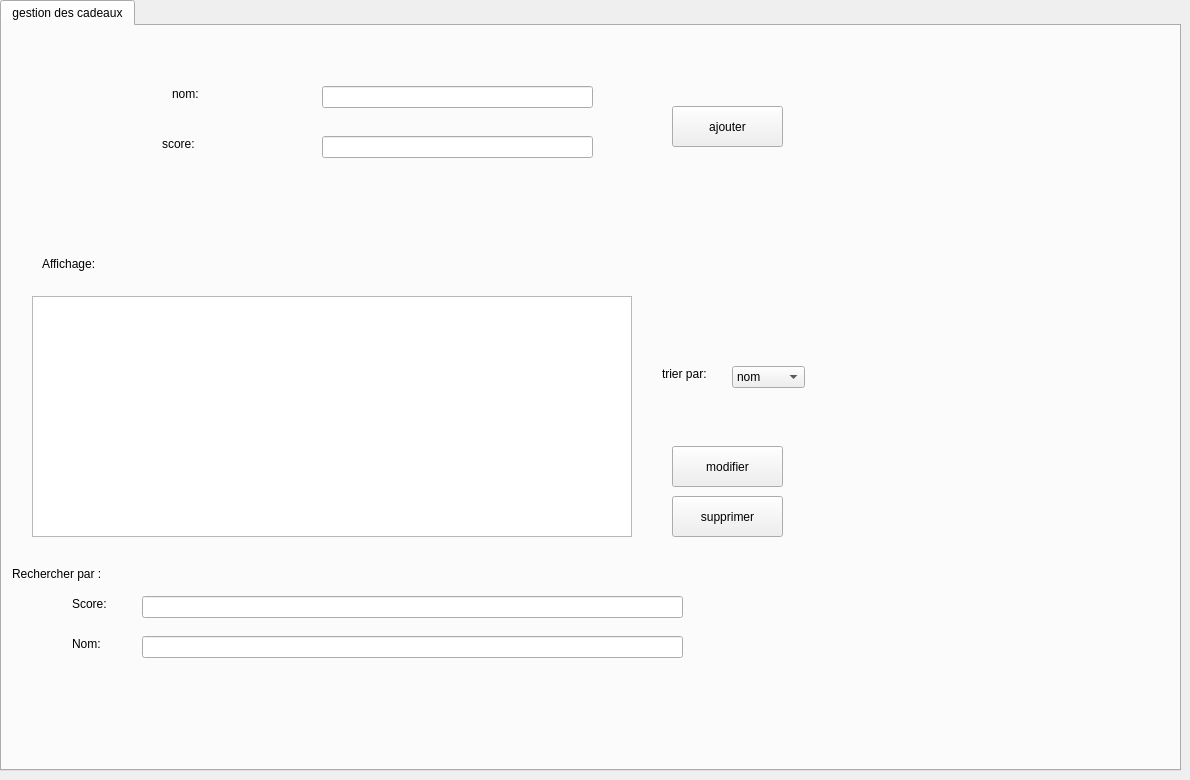
    <widget class="QWidget" name="tab_11">
     <attribute name="title">
      <string>cadeaux</string>
     </attribute>
     <widget class="QTabWidget" name="tabWidget_3">
      <property name="geometry">
       <rect>
        <x>0</x>
        <y>0</y>
        <width>1181</width>
        <height>771</height>
       </rect>
      </property>
      <property name="currentIndex">
       <number>0</number>
      </property>
      <widget class="QWidget" name="tab_12">
       <attribute name="title">
        <string>gestion des cadeaux</string>
       </attribute>
       <widget class="QLabel" name="label_29">
        <property name="geometry">
         <rect>
          <x>170</x>
          <y>60</y>
          <width>55</width>
          <height>16</height>
         </rect>
        </property>
        <property name="text">
         <string>nom:</string>
        </property>
       </widget>
       <widget class="QLabel" name="label_30">
        <property name="geometry">
         <rect>
          <x>160</x>
          <y>110</y>
          <width>81</width>
          <height>16</height>
         </rect>
        </property>
        <property name="text">
         <string>score:</string>
        </property>
       </widget>
       <widget class="QLineEdit" name="lineEdit_nomcad">
        <property name="geometry">
         <rect>
          <x>320</x>
          <y>60</y>
          <width>271</width>
          <height>22</height>
         </rect>
        </property>
       </widget>
       <widget class="QLineEdit" name="lineEdit_scorecad">
        <property name="geometry">
         <rect>
          <x>320</x>
          <y>110</y>
          <width>271</width>
          <height>22</height>
         </rect>
        </property>
       </widget>
       <widget class="QPushButton" name="cadeauajouter">
        <property name="geometry">
         <rect>
          <x>670</x>
          <y>80</y>
          <width>111</width>
          <height>41</height>
         </rect>
        </property>
        <property name="text">
         <string>ajouter</string>
        </property>
       </widget>
       <widget class="QTableView" name="tableView_cad">
        <property name="geometry">
         <rect>
          <x>30</x>
          <y>270</y>
          <width>600</width>
          <height>241</height>
         </rect>
        </property>
       </widget>
       <widget class="QLineEdit" name="lineEdit_recher_cad">
        <property name="geometry">
         <rect>
          <x>140</x>
          <y>610</y>
          <width>541</width>
          <height>22</height>
         </rect>
        </property>
       </widget>
       <widget class="QComboBox" name="comboBox_2">
        <property name="geometry">
         <rect>
          <x>730</x>
          <y>340</y>
          <width>73</width>
          <height>22</height>
         </rect>
        </property>
        <item>
         <property name="text">
          <string>nom</string>
         </property>
        </item>
        <item>
         <property name="text">
          <string>score</string>
         </property>
        </item>
       </widget>
       <widget class="QPushButton" name="modif_cad">
        <property name="geometry">
         <rect>
          <x>670</x>
          <y>420</y>
          <width>111</width>
          <height>41</height>
         </rect>
        </property>
        <property name="text">
         <string>modifier</string>
        </property>
       </widget>
       <widget class="QPushButton" name="supprimer_cadeau">
        <property name="geometry">
         <rect>
          <x>670</x>
          <y>470</y>
          <width>111</width>
          <height>41</height>
         </rect>
        </property>
        <property name="text">
         <string>supprimer</string>
        </property>
       </widget>
       <widget class="QLineEdit" name="lineEdit_rechcad">
        <property name="geometry">
         <rect>
          <x>140</x>
          <y>570</y>
          <width>541</width>
          <height>22</height>
         </rect>
        </property>
       </widget>
       <widget class="QLabel" name="label_41">
        <property name="geometry">
         <rect>
          <x>40</x>
          <y>230</y>
          <width>71</width>
          <height>16</height>
         </rect>
        </property>
        <property name="text">
         <string>Affichage:</string>
        </property>
       </widget>
       <widget class="QLabel" name="label_42">
        <property name="geometry">
         <rect>
          <x>70</x>
          <y>570</y>
          <width>55</width>
          <height>16</height>
         </rect>
        </property>
        <property name="text">
         <string>Score:</string>
        </property>
       </widget>
       <widget class="QLabel" name="label_43">
        <property name="geometry">
         <rect>
          <x>70</x>
          <y>610</y>
          <width>131</width>
          <height>16</height>
         </rect>
        </property>
        <property name="text">
         <string>Nom:</string>
        </property>
       </widget>
       <widget class="QLabel" name="label_44">
        <property name="geometry">
         <rect>
          <x>660</x>
          <y>340</y>
          <width>61</width>
          <height>16</height>
         </rect>
        </property>
        <property name="text">
         <string>trier par:</string>
        </property>
       </widget>
       <widget class="QLabel" name="label_23">
        <property name="geometry">
         <rect>
          <x>10</x>
          <y>540</y>
          <width>101</width>
          <height>16</height>
         </rect>
        </property>
        <property name="text">
         <string>Rechercher par :</string>
        </property>
       </widget>
      </widget>
     </widget>
    </widget>
